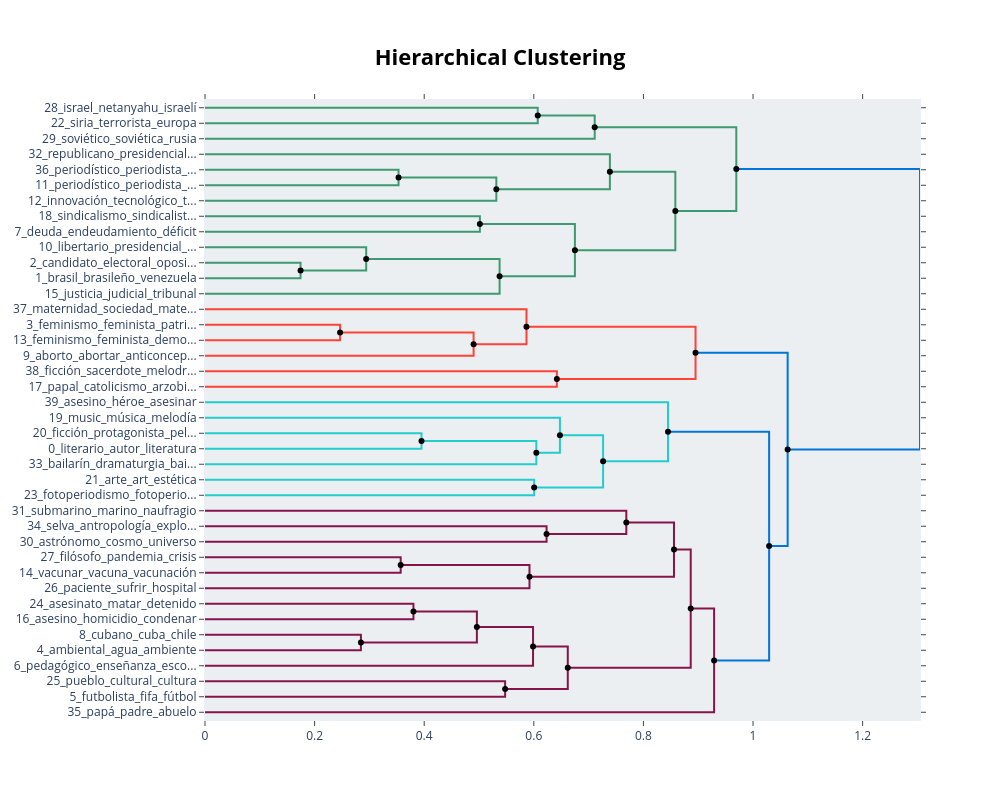

Notebook cell for this chart:
### Code cell
fig_tree = topic_model.visualize_hierarchy(hierarchical_topics=hierarchical_topics)
fig_tree.show()
fig_tree.write_html("arbol_0.html")

### Figure 1 — Plotly figure (JSON) as saved in the notebook; plotly's stock layout.template omitted (floating-point values rounded to 4 significant figures)
{"data": [{"hoverinfo": "text", "marker": {"color": "rgb(61,153,112)"}, "mode": "lines", "text": ["israel_netanyahu_israelí_palestina_palestino", "", "", "siria_terrorista_europa_guerra_terrorismo"], "type": "scatter", "x": [0.0, 0.6071, 0.6071, 0.0], "xaxis": "x", "y": [-5.0, -5.0, -15.0, -15.0], "yaxis": "y"}, {"hoverinfo": "text", "marker": {"color": "rgb(61,153,112)"}, "mode": "lines", "text": ["israel_netanyahu_israelí_palestina_palestino", "", "", "soviético_soviética_rusia_vladimir_kremlin"], "type": "scatter", "x": [0.6071, 0.7111, 0.7111, 0.0], "xaxis": "x", "y": [-10.0, -10.0, -25.0, -25.0], "yaxis": "y"}, {"hoverinfo": "text", "marker": {"color": "rgb(61,153,112)"}, "mode": "lines", "text": ["periodístico_periodista_noticia_presidencial_trump", "", "", "periodístico_periodista_mediático_noticia_periodismo"], "type": "scatter", "x": [0.0, 0.3531, 0.3531, 0.0], "xaxis": "x", "y": [-45.0, -45.0, -55.0, -55.0], "yaxis": "y"}, {"hoverinfo": "text", "marker": {"color": "rgb(61,153,112)"}, "mode": "lines", "text": ["periodístico_mediático_periodista_noticia_news", "", "", "innovación_tecnológico_tecnología_inteligencia_futuro"], "type": "scatter", "x": [0.3531, 0.5316, 0.5316, 0.0], "xaxis": "x", "y": [-50.0, -50.0, -65.0, -65.0], "yaxis": "y"}, {"hoverinfo": "text", "marker": {"color": "rgb(61,153,112)"}, "mode": "lines", "text": ["republicano_presidencial_trump_bush_demócrata", "", "", "mediático_periodístico_periodista_noticia_publicar"], "type": "scatter", "x": [0.0, 0.7388, 0.7388, 0.5316], "xaxis": "x", "y": [-35.0, -35.0, -57.5, -57.5], "yaxis": "y"}, {"hoverinfo": "text", "marker": {"color": "rgb(61,153,112)"}, "mode": "lines", "text": ["sindicalismo_sindicalista_reforma_laboral_desempleo", "", "", "deuda_endeudamiento_déficit_fiscal_monetario"], "type": "scatter", "x": [0.0, 0.5016, 0.5016, 0.0], "xaxis": "x", "y": [-75.0, -75.0, -85.0, -85.0], "yaxis": "y"}, {"hoverinfo": "text", "marker": {"color": "rgb(61,153,112)"}, "mode": "lines", "text": ["candidato_electoral_oposición_ideológico_democrático", "", "", "brasil_brasileño_venezuela_colombia_bolivia"], "type": "scatter", "x": [0.0, 0.1744, 0.1744, 0.0], "xaxis": "x", "y": [-105.0, -105.0, -115.0, -115.0], "yaxis": "y"}, {"hoverinfo": "text", "marker": {"color": "rgb(61,153,112)"}, "mode": "lines", "text": ["libertario_presidencial_dictadura_liberal_democracia", "", "", "candidato_electoral_oposición_democracia_campaña"], "type": "scatter", "x": [0.0, 0.2941, 0.2941, 0.1744], "xaxis": "x", "y": [-95.0, -95.0, -110.0, -110.0], "yaxis": "y"}, {"hoverinfo": "text", "marker": {"color": "rgb(61,153,112)"}, "mode": "lines", "text": ["electoral_candidato_oposición_democracia_campaña", "", "", "justicia_judicial_tribunal_juez_condena"], "type": "scatter", "x": [0.2941, 0.5375, 0.5375, 0.0], "xaxis": "x", "y": [-102.5, -102.5, -125.0, -125.0], "yaxis": "y"}, {"hoverinfo": "text", "marker": {"color": "rgb(61,153,112)"}, "mode": "lines", "text": ["endeudamiento_economista_deuda_déficit_fiscal", "", "", "candidato_oposición_electoral_campaña_libertario"], "type": "scatter", "x": [0.5016, 0.675, 0.675, 0.5375], "xaxis": "x", "y": [-80.0, -80.0, -113.8, -113.8], "yaxis": "y"}, {"hoverinfo": "text", "marker": {"color": "rgb(61,153,112)"}, "mode": "lines", "text": ["mediático_periodista_periodístico_noticia_publicar", "", "", "democracia_oposición_democrático_reforma_peronismo"], "type": "scatter", "x": [0.7388, 0.8582, 0.8582, 0.675], "xaxis": "x", "y": [-46.25, -46.25, -96.88, -96.88], "yaxis": "y"}, {"hoverinfo": "text", "marker": {"color": "rgb(61,153,112)"}, "mode": "lines", "text": ["soviético_irán_iraní_rusia_conflicto", "", "", "democracia_democrático_presidencial_oposición_candidato"], "type": "scatter", "x": [0.7111, 0.9694, 0.9694, 0.8582], "xaxis": "x", "y": [-17.5, -17.5, -71.56, -71.56], "yaxis": "y"}, {"hoverinfo": "text", "marker": {"color": "rgb(255,65,54)"}, "mode": "lines", "text": ["feminismo_feminista_patriarcado_masculinidad_machismo", "", "", "feminismo_feminista_democracia_mujeres_agenda"], "type": "scatter", "x": [0.0, 0.2465, 0.2465, 0.0], "xaxis": "x", "y": [-145.0, -145.0, -155.0, -155.0], "yaxis": "y"}, {"hoverinfo": "text", "marker": {"color": "rgb(255,65,54)"}, "mode": "lines", "text": ["feminismo_feminista_masculinidad_patriarcado_mujeres", "", "", "aborto_abortar_anticonceptivo_embarazo_embarazado"], "type": "scatter", "x": [0.2465, 0.4901, 0.4901, 0.0], "xaxis": "x", "y": [-150.0, -150.0, -165.0, -165.0], "yaxis": "y"}, {"hoverinfo": "text", "marker": {"color": "rgb(255,65,54)"}, "mode": "lines", "text": ["maternidad_sociedad_maternal_género_desigualdad", "", "", "feminismo_feminista_aborto_abortar_patriarcado"], "type": "scatter", "x": [0.0, 0.5866, 0.5866, 0.4901], "xaxis": "x", "y": [-135.0, -135.0, -157.5, -157.5], "yaxis": "y"}, {"hoverinfo": "text", "marker": {"color": "rgb(255,65,54)"}, "mode": "lines", "text": ["ficción_sacerdote_melodrama_narrativo_narración", "", "", "papal_catolicismo_arzobispo_católica_católico"], "type": "scatter", "x": [0.0, 0.642, 0.642, 0.0], "xaxis": "x", "y": [-175.0, -175.0, -185.0, -185.0], "yaxis": "y"}, {"hoverinfo": "text", "marker": {"color": "rgb(255,65,54)"}, "mode": "lines", "text": ["feminismo_feminista_aborto_abortar_libertad", "", "", "papal_catolicismo_arzobispo_católica_católico"], "type": "scatter", "x": [0.5866, 0.8951, 0.8951, 0.642], "xaxis": "x", "y": [-146.2, -146.2, -180.0, -180.0], "yaxis": "y"}, {"hoverinfo": "text", "marker": {"color": "rgb(35,205,205)"}, "mode": "lines", "text": ["ficción_protagonista_película_personaje_morir", "", "", "literario_autor_literatura_escritor_poeta"], "type": "scatter", "x": [0.0, 0.395, 0.395, 0.0], "xaxis": "x", "y": [-215.0, -215.0, -225.0, -225.0], "yaxis": "y"}, {"hoverinfo": "text", "marker": {"color": "rgb(35,205,205)"}, "mode": "lines", "text": ["literario_autor_escritor_escrito_literatura", "", "", "bailarín_dramaturgia_bailarina_escena_artístico"], "type": "scatter", "x": [0.395, 0.6046, 0.6046, 0.0], "xaxis": "x", "y": [-220.0, -220.0, -235.0, -235.0], "yaxis": "y"}, {"hoverinfo": "text", "marker": {"color": "rgb(35,205,205)"}, "mode": "lines", "text": ["music_música_melodía_musical_músico", "", "", "literario_autor_escritor_poeta_literatura"], "type": "scatter", "x": [0.0, 0.6476, 0.6476, 0.6046], "xaxis": "x", "y": [-205.0, -205.0, -227.5, -227.5], "yaxis": "y"}, {"hoverinfo": "text", "marker": {"color": "rgb(35,205,205)"}, "mode": "lines", "text": ["arte_art_estética_artista_artístico", "", "", "fotoperiodismo_fotoperiodista_fotógrafo_fotógrafa_fotografiar"], "type": "scatter", "x": [0.0, 0.6006, 0.6006, 0.0], "xaxis": "x", "y": [-245.0, -245.0, -255.0, -255.0], "yaxis": "y"}, {"hoverinfo": "text", "marker": {"color": "rgb(35,205,205)"}, "mode": "lines", "text": ["autor_literario_protagonista_escritor_mario", "", "", "arte_art_artista_artístico_estética"], "type": "scatter", "x": [0.6476, 0.7264, 0.7264, 0.6006], "xaxis": "x", "y": [-216.2, -216.2, -250.0, -250.0], "yaxis": "y"}, {"hoverinfo": "text", "marker": {"color": "rgb(35,205,205)"}, "mode": "lines", "text": ["asesino_héroe_asesinar_crueldad_superhéroe", "", "", "literario_autor_escritor_poeta_protagonista"], "type": "scatter", "x": [0.0, 0.8448, 0.8448, 0.7264], "xaxis": "x", "y": [-195.0, -195.0, -233.1, -233.1], "yaxis": "y"}, {"hoverinfo": "text", "marker": {"color": "rgb(133,20,75)"}, "mode": "lines", "text": ["selva_antropología_explorador_narración_ficción", "", "", "astrónomo_cosmo_universo_astrología_científico"], "type": "scatter", "x": [0.0, 0.6233, 0.6233, 0.0], "xaxis": "x", "y": [-275.0, -275.0, -285.0, -285.0], "yaxis": "y"}, {"hoverinfo": "text", "marker": {"color": "rgb(133,20,75)"}, "mode": "lines", "text": ["submarino_marino_naufragio_océano_naval", "", "", "selva_libro_ficción_etchegoyen_futuridad"], "type": "scatter", "x": [0.0, 0.7688, 0.7688, 0.6233], "xaxis": "x", "y": [-265.0, -265.0, -280.0, -280.0], "yaxis": "y"}, {"hoverinfo": "text", "marker": {"color": "rgb(133,20,75)"}, "mode": "lines", "text": ["filósofo_pandemia_crisis_futuro_pensamiento", "", "", "vacunar_vacuna_vacunación_epidemia_pandemia"], "type": "scatter", "x": [0.0, 0.3571, 0.3571, 0.0], "xaxis": "x", "y": [-295.0, -295.0, -305.0, -305.0], "yaxis": "y"}, {"hoverinfo": "text", "marker": {"color": "rgb(133,20,75)"}, "mode": "lines", "text": ["pandemia_epidemia_vacunar_vacuna_virus", "", "", "paciente_sufrir_hospital_médico_médica"], "type": "scatter", "x": [0.3571, 0.5921, 0.5921, 0.0], "xaxis": "x", "y": [-300.0, -300.0, -315.0, -315.0], "yaxis": "y"}, {"hoverinfo": "text", "marker": {"color": "rgb(133,20,75)"}, "mode": "lines", "text": ["marino_océano_atlántico_playa_submarino", "", "", "epidemia_pandemia_vacunar_virus_vacuna"], "type": "scatter", "x": [0.7688, 0.8557, 0.8557, 0.5921], "xaxis": "x", "y": [-272.5, -272.5, -307.5, -307.5], "yaxis": "y"}, {"hoverinfo": "text", "marker": {"color": "rgb(133,20,75)"}, "mode": "lines", "text": ["asesinato_matar_detenido_policial_morir", "", "", "asesino_homicidio_condenar_víctima_condena"], "type": "scatter", "x": [0.0, 0.3803, 0.3803, 0.0], "xaxis": "x", "y": [-325.0, -325.0, -335.0, -335.0], "yaxis": "y"}, {"hoverinfo": "text", "marker": {"color": "rgb(133,20,75)"}, "mode": "lines", "text": ["cubano_cuba_chile_maldonado_carlos", "", "", "ambiental_agua_ambiente_río_proyecto"], "type": "scatter", "x": [0.0, 0.2845, 0.2845, 0.0], "xaxis": "x", "y": [-345.0, -345.0, -355.0, -355.0], "yaxis": "y"}, {"hoverinfo": "text", "marker": {"color": "rgb(133,20,75)"}, "mode": "lines", "text": ["asesino_asesinato_homicidio_víctima_violencia", "", "", "cubano_cuba_santiago_agua_causa"], "type": "scatter", "x": [0.3803, 0.4961, 0.4961, 0.2845], "xaxis": "x", "y": [-330.0, -330.0, -350.0, -350.0], "yaxis": "y"}, {"hoverinfo": "text", "marker": {"color": "rgb(133,20,75)"}, "mode": "lines", "text": ["cubano_cuba_santiago_causa_país", "", "", "pedagógico_enseñanza_escolar_educativo_enseñar"], "type": "scatter", "x": [0.4961, 0.5986, 0.5986, 0.0], "xaxis": "x", "y": [-340.0, -340.0, -365.0, -365.0], "yaxis": "y"}, {"hoverinfo": "text", "marker": {"color": "rgb(133,20,75)"}, "mode": "lines", "text": ["pueblo_cultural_cultura_benito_charrúa", "", "", "futbolista_fifa_fútbol_brasil_barcelona"], "type": "scatter", "x": [0.0, 0.5476, 0.5476, 0.0], "xaxis": "x", "y": [-375.0, -375.0, -385.0, -385.0], "yaxis": "y"}, {"hoverinfo": "text", "marker": {"color": "rgb(133,20,75)"}, "mode": "lines", "text": ["violencia_víctima_matar_causa_crimen", "", "", "futbolista_fifa_fútbol_brasil_barcelona"], "type": "scatter", "x": [0.5986, 0.662, 0.662, 0.5476], "xaxis": "x", "y": [-352.5, -352.5, -380.0, -380.0], "yaxis": "y"}, {"hoverinfo": "text", "marker": {"color": "rgb(133,20,75)"}, "mode": "lines", "text": ["epidemia_pandemia_virus_coronavirus_fiebre", "", "", "violencia_matar_causa_muerte_morir"], "type": "scatter", "x": [0.8557, 0.8863, 0.8863, 0.662], "xaxis": "x", "y": [-290.0, -290.0, -366.2, -366.2], "yaxis": "y"}, {"hoverinfo": "text", "marker": {"color": "rgb(133,20,75)"}, "mode": "lines", "text": ["matar_violencia_causa_morir_muerto", "", "", "papá_padre_abuelo_hermano_hombre"], "type": "scatter", "x": [0.8863, 0.929, 0.929, 0.0], "xaxis": "x", "y": [-328.1, -328.1, -395.0, -395.0], "yaxis": "y"}, {"hoverinfo": "text", "marker": {"color": "rgb(0,116,217)"}, "mode": "lines", "text": ["literario_autor_literatura_poeta_escritor", "", "", "matar_violencia_muerto_causa_pueblo"], "type": "scatter", "x": [0.8448, 1.029, 1.029, 0.929], "xaxis": "x", "y": [-214.1, -214.1, -361.6, -361.6], "yaxis": "y"}, {"hoverinfo": "text", "marker": {"color": "rgb(0,116,217)"}, "mode": "lines", "text": ["feminismo_feminista_aborto_abortar_patriarcado", "", "", "hombre_muerto_muerte_futuro_mar"], "type": "scatter", "x": [0.8951, 1.063, 1.063, 1.029], "xaxis": "x", "y": [-163.1, -163.1, -287.8, -287.8], "yaxis": "y"}, {"hoverinfo": "text", "marker": {"color": "rgb(0,116,217)"}, "mode": "lines", "text": ["gobierno_democracia_peronismo_democrático_candidato", "", "", "feminismo_feminista_aborto_debate_sociedad"], "type": "scatter", "x": [0.9694, 1.305, 1.305, 1.063], "xaxis": "x", "y": [-44.53, -44.53, -225.5, -225.5], "yaxis": "y"}, {"hoverinfo": "text", "hovertext": ["israel_netanyahu_israelí_palestina_palestino", "periodístico_mediático_periodista_noticia_news", "electoral_candidato_oposición_democracia_campaña", "endeudamiento_economista_deuda_déficit_fiscal", "mediático_periodista_periodístico_noticia_publicar", "soviético_irán_iraní_rusia_conflicto", "feminismo_feminista_masculinidad_patriarcado_mujeres", "feminismo_feminista_aborto_abortar_libertad", "literario_autor_escritor_escrito_literatura", "autor_literario_protagonista_escritor_mario", "pandemia_epidemia_vacunar_vacuna_virus", "marino_océano_atlántico_playa_submarino", "asesino_asesinato_homicidio_víctima_violencia", "cubano_cuba_santiago_causa_país", "violencia_víctima_matar_causa_crimen", "epidemia_pandemia_virus_coronavirus_fiebre", "matar_violencia_causa_morir_muerto", "literario_autor_literatura_poeta_escritor", "feminismo_feminista_aborto_abortar_patriarcado", "gobierno_democracia_peronismo_democrático_candidato"], "marker": {"color": "black"}, "mode": "markers", "showlegend": false, "type": "scatter", "x": [0.6071, 0.3531, 0.2941, 0.5016, 0.7388, 0.7111, 0.2465, 0.5866, 0.395, 0.6476, 0.3571, 0.7688, 0.3803, 0.4961, 0.5986, 0.8557, 0.8863, 0.8448, 0.8951, 0.9694], "y": [-10, -50, -102.5, -80, -46.25, -17.5, -150, -146.2, -220, -216.2, -300, -272.5, -330, -340, -352.5, -290, -328.1, -214.1, -163.1, -44.53]}, {"hoverinfo": "text", "hovertext": ["mediático_periodístico_periodista_noticia_publicar", "candidato_electoral_oposición_democracia_campaña", "candidato_oposición_electoral_campaña_libertario", "democracia_oposición_democrático_reforma_peronismo", "democracia_democrático_presidencial_oposición_candidato", "feminismo_feminista_aborto_abortar_patriarcado", "papal_catolicismo_arzobispo_católica_católico", "literario_autor_escritor_poeta_literatura", "arte_art_artista_artístico_estética", "literario_autor_escritor_poeta_protagonista", "selva_libro_ficción_etchegoyen_futuridad", "epidemia_pandemia_vacunar_virus_vacuna", "cubano_cuba_santiago_agua_causa", "futbolista_fifa_fútbol_brasil_barcelona", "violencia_matar_causa_muerte_morir", "matar_violencia_muerto_causa_pueblo", "hombre_muerto_muerte_futuro_mar", "feminismo_feminista_aborto_debate_sociedad"], "marker": {"color": "black"}, "mode": "markers", "showlegend": false, "type": "scatter", "x": [0.5316, 0.1744, 0.5375, 0.675, 0.8582, 0.4901, 0.642, 0.6046, 0.6006, 0.7264, 0.6233, 0.5921, 0.2845, 0.5476, 0.662, 0.929, 1.029, 1.063], "y": [-57.5, -110, -113.8, -96.88, -71.56, -157.5, -180, -227.5, -250, -233.1, -280, -307.5, -350, -380, -366.2, -361.6, -287.8, -225.5]}], "layout": {"autosize": false, "height": 800, "hoverlabel": {"bgcolor": "white", "font": {"family": "Rockwell", "size": 16}}, "hovermode": "closest", "plot_bgcolor": "#ECEFF1", "showlegend": false, "title": {"font": {"color": "Black", "size": 22}, "text": "<b>Hierarchical Clustering</b>", "x": 0.5, "xanchor": "center", "yanchor": "top"}, "width": 1000, "xaxis": {"mirror": "allticks", "rangemode": "tozero", "showgrid": false, "showline": true, "showticklabels": true, "ticks": "outside", "type": "linear", "zeroline": false}, "yaxis": {"mirror": "allticks", "range": [-400, 0], "rangemode": "tozero", "showgrid": false, "showline": true, "showticklabels": true, "tickmode": "array", "ticks": "outside", "ticktext": ["28_israel_netanyahu_israelí", "22_siria_terrorista_europa", "29_soviético_soviética_rusia", "32_republicano_presidencial...", "36_periodístico_periodista_...", "11_periodístico_periodista_...", "12_innovación_tecnológico_t...", "18_sindicalismo_sindicalist...", "7_deuda_endeudamiento_déficit", "10_libertario_presidencial_...", "2_candidato_electoral_oposi...", "1_brasil_brasileño_venezuela", "15_justicia_judicial_tribunal", "37_maternidad_sociedad_mate...", "3_feminismo_feminista_patri...", "13_feminismo_feminista_demo...", "9_aborto_abortar_anticoncep...", "38_ficción_sacerdote_melodr...", "17_papal_catolicismo_arzobi...", "39_asesino_héroe_asesinar", "19_music_música_melodía", "20_ficción_protagonista_pel...", "0_literario_autor_literatura", "33_bailarín_dramaturgia_bai...", "21_arte_art_estética", "23_fotoperiodismo_fotoperio...", "31_submarino_marino_naufragio", "34_selva_antropología_explo...", "30_astrónomo_cosmo_universo", "27_filósofo_pandemia_crisis", "14_vacunar_vacuna_vacunación", "26_paciente_sufrir_hospital", "24_asesinato_matar_detenido", "16_asesino_homicidio_condenar", "8_cubano_cuba_chile", "4_ambiental_agua_ambiente", "6_pedagógico_enseñanza_esco...", "25_pueblo_cultural_cultura", "5_futbolista_fifa_fútbol", "35_papá_padre_abuelo"], "tickvals": [-5, -15, -25, -35, -45, -55, -65, -75, -85, -95, -105, -115, -125, -135, -145, -155, -165, -175, -185, -195, -205, -215, -225, -235, -245, -255, -265, -275, -285, -295, -305, -315, -325, -335, -345, -355, -365, -375, -385, -395], "type": "linear", "zeroline": false}}}
